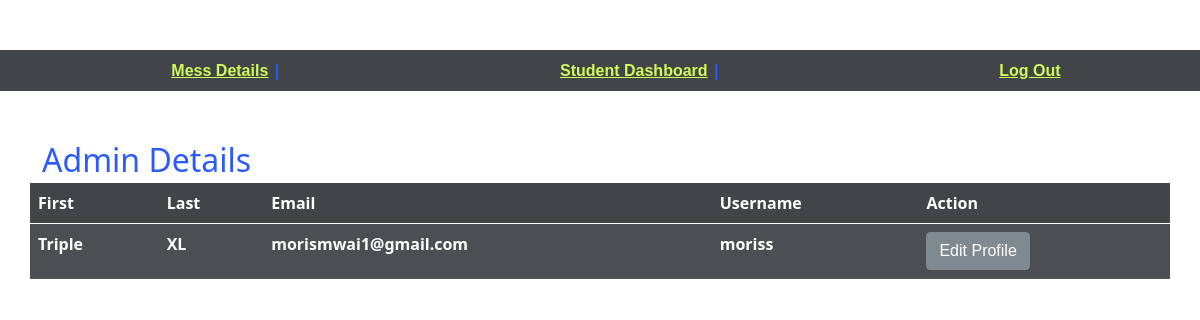
Page /admin-details (signed in) on the committed database.
### profiles/models.py (models this page shows, shortened)
class Profile(models.Model):
    GENDER_MALE = 1
    GENDER_FEMALE = 2
    GENDER_CHOICES = [
        (GENDER_MALE, _("Male")),
        (GENDER_FEMALE, _("Female")),
    ]
    user = models.OneToOneField(User, related_name="profile", on_delete=models.CASCADE)
    avatar = models.ImageField(upload_to="profiles/avatars/", null=True, blank=True)
    id_number = models.CharField(max_length=32, null=True, blank=True)
    college = models.CharField(max_length=32, null=True, blank=True)
    semester = models.CharField(max_length=32, null=True, blank=True)
    hostel = models.CharField(max_length=32, null=True, blank=True)
    room_number = models.CharField(max_length=32, null=True, blank=True)
    year = models.CharField(max_length=32, null=True, blank=True)
    birthday = models.DateField(null=True, blank=True)
    gender = models.PositiveSmallIntegerField(choices=GENDER_CHOICES, null=True, blank=True)
    phone = models.CharField(max_length=32, null=True, blank=True)
    address = models.CharField(max_length=255, null=True, blank=True)
    code = models.CharField(max_length=8,null=True,blank=True)
    number = models.CharField(max_length=32, null=True, blank=True)
    role = models.CharField(max_length=50, null=True, blank=True)
    created_at = models.DateTimeField(auto_now_add=True)
    updated_at = models.DateTimeField(auto_now=True)
    class Meta:
        verbose_name = _('Profile')
        verbose_name_plural = _('Profiles')

### main/views.py (the view)
# urls.py: path('admin-details',views.admin_details,name='admin_details'),
@login_required
def admin_details(request):
    profile = Profile.objects.filter(user=request.user)[0]
    context = {'profile':profile}
    return render(request,'main/admin-details.html',context)

### templates/main/admin-details.html (shortened to what this page needs)
{% extends 'main/base.html' %}
{% block content %}
<div class="container">
	<h2 class="mb-1">Admin Details</h2>
	  <div class="row">
			<table class="table table-striped table-dark">
  <thead>
    <tr>
      <th scope="col">First</th>
      <th scope="col">Last</th>
      <th scope="col">Email</th>
      <th scope="col">Username</th>
      <th scope="col">Action</th>
    </tr>
  </thead>
  <tbody>
    <tr>
      <td>{{profile.user.first_name}}</td>
      <td>{{profile.user.last_name}}</td>
      <td>{{profile.user.email}}</td>
      <td>{{profile.user.username}}</td>
      <td><a href="{% url 'main:edit_profile' profile.id %}" class="btn btn-secondary text-white">Edit Profile</a> </td>
    </tr>
  </tbody>
</table>
		</div>
</div>
{% endblock %}

### templates/main/base.html (style rules this page uses)
body { background-color: white; color: #083efd; margin-top: 50px; font-weight: 600; background-image: url(../../static/img/hostel.jpg); background-size: cover; }
a { color: #cbf83e; font-family: "Raleway", sans-serif; font-weight: 600; }

### templates/main/admin-details.html (style rules this page uses)
body { background: url(../../static/img/stdash2.jpg); background-size: cover; opacity: 0.85; font-weight: 600; }

### rows in the picture
Profile: user.first_name "Triple", user.last_name "XL", user.email "morismwai1@gmail.com", user.username "moriss"
